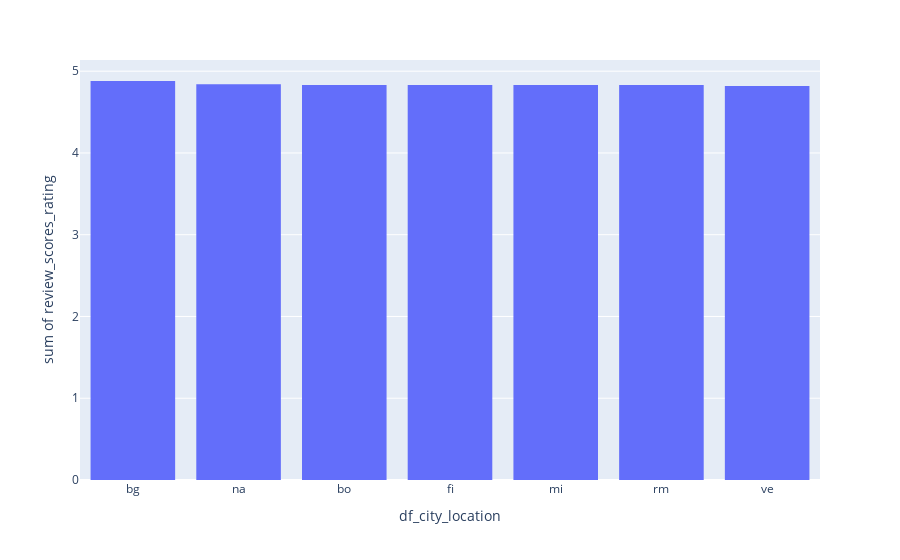

Notebook source saved alongside this figure:
### Code cell
city_confr_review_scores_rating = pd.DataFrame(df.groupby(["df_city_location"]).median("review_score_rating")["review_scores_rating"])
city_confr_review_scores_rating.reset_index(inplace=True)

fig = px.histogram(city_confr_review_scores_rating,
                   x = "df_city_location",
                   y = "review_scores_rating"
                   )
fig.update_xaxes(categoryorder="total descending")
fig.show()

### Figure 1 — Plotly figure (JSON) as saved in the notebook; plotly's stock layout.template omitted (floating-point values rounded to 4 significant figures)
{"data": [{"alignmentgroup": "True", "bingroup": "x", "histfunc": "sum", "hovertemplate": "df_city_location=%{x}<br>sum of review_scores_rating=%{y}<extra></extra>", "legendgroup": "", "marker": {"color": "#636efa", "pattern": {"shape": ""}}, "name": "", "offsetgroup": "", "orientation": "v", "showlegend": false, "x": ["bg", "bo", "fi", "mi", "na", "rm", "ve"], "xaxis": "x", "y": [4.88, 4.83, 4.83, 4.83, 4.84, 4.83, 4.82], "yaxis": "y", "type": "histogram"}], "layout": {"xaxis": {"anchor": "y", "domain": [0.0, 1.0], "title": {"text": "df_city_location"}, "categoryorder": "total descending"}, "yaxis": {"anchor": "x", "domain": [0.0, 1.0], "title": {"text": "sum of review_scores_rating"}}, "legend": {"tracegroupgap": 0}, "margin": {"t": 60}, "barmode": "relative"}}
